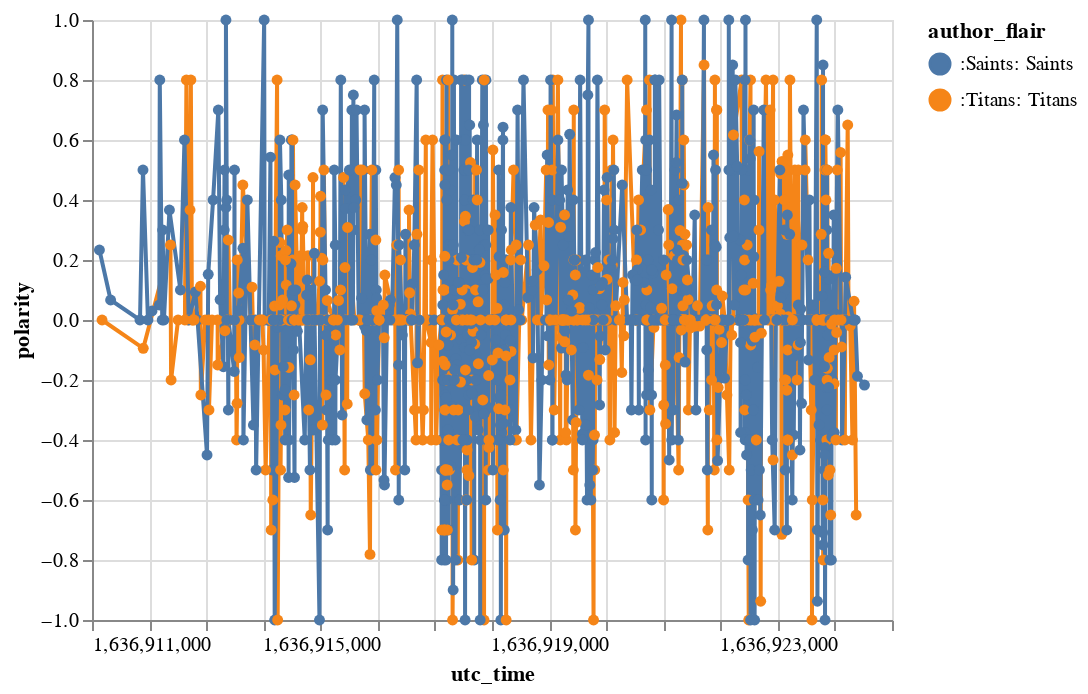

The notebook cell this image was saved under:
### Code cell
alt.Chart(data=primary_fans_df[primary_fans_df['utc_time']<1636925000]).mark_line(point=True).encode(
    alt.Y("polarity:Q"),
    x='utc_time',
    color='author_flair'
)

### Figure 1 — Vega-Lite specification as saved in the notebook (floating-point values rounded to 4 significant figures; data arrays with more than 128 entries replaced by an {"elided": "..."} marker saying what was removed)
{"config": {"view": {"continuousWidth": 400, "continuousHeight": 300}}, "data": {"name": "data-e5382e4b97a559b272b7478ee0433be5"}, "mark": {"type": "line", "point": true}, "encoding": {"color": {"field": "author_flair", "type": "nominal"}, "x": {"field": "utc_time", "type": "quantitative"}, "y": {"field": "polarity", "type": "quantitative"}}, "$schema": "https://vega.github.io/schema/vega-lite/v4.17.0.json", "datasets": {"data-e5382e4b97a559b272b7478ee0433be5": {"elided": "1523 records"}}}
